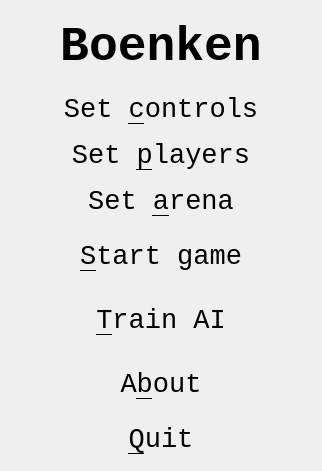
<?xml version="1.0" encoding="UTF-8"?>
<ui version="4.0">
 <class>QtBoenkenMenuDialog</class>
 <widget class="QDialog" name="QtBoenkenMenuDialog">
  <property name="geometry">
   <rect>
    <x>0</x>
    <y>0</y>
    <width>322</width>
    <height>467</height>
   </rect>
  </property>
  <property name="font">
   <font>
    <family>Courier New</family>
    <pointsize>20</pointsize>
   </font>
  </property>
  <property name="windowTitle">
   <string>Boenken</string>
  </property>
  <property name="windowIcon">
   <iconset resource="GameBoenken.qrc">
    <normaloff>:/images/R.png</normaloff>:/images/R.png</iconset>
  </property>
  <layout class="QVBoxLayout" name="verticalLayout">
   <item>
    <widget class="QWidget" name="widget" native="true">
     <layout class="QHBoxLayout" name="horizontalLayout">
      <item>
       <widget class="QLabel" name="label">
        <property name="text">
         <string/>
        </property>
        <property name="pixmap">
         <pixmap resource="GameBoenken.qrc">:/images/PlayerRed.png</pixmap>
        </property>
       </widget>
      </item>
      <item>
       <widget class="QLabel" name="label_title">
        <property name="font">
         <font>
          <pointsize>36</pointsize>
          <weight>75</weight>
          <bold>true</bold>
         </font>
        </property>
        <property name="text">
         <string>Boenken</string>
        </property>
        <property name="alignment">
         <set>Qt::AlignCenter</set>
        </property>
       </widget>
      </item>
      <item>
       <widget class="QLabel" name="label_2">
        <property name="text">
         <string/>
        </property>
        <property name="pixmap">
         <pixmap resource="GameBoenken.qrc">:/images/PlayerBlue.png</pixmap>
        </property>
        <property name="alignment">
         <set>Qt::AlignRight|Qt::AlignTrailing|Qt::AlignVCenter</set>
        </property>
       </widget>
      </item>
     </layout>
    </widget>
   </item>
   <item>
    <widget class="QPushButton" name="button_set_controls">
     <property name="text">
      <string>Set &amp;controls</string>
     </property>
     <property name="flat">
      <bool>true</bool>
     </property>
    </widget>
   </item>
   <item>
    <widget class="QPushButton" name="button_set_players">
     <property name="text">
      <string>Set &amp;players</string>
     </property>
     <property name="flat">
      <bool>true</bool>
     </property>
    </widget>
   </item>
   <item>
    <widget class="QPushButton" name="button_set_arena">
     <property name="text">
      <string>Set &amp;arena</string>
     </property>
     <property name="flat">
      <bool>true</bool>
     </property>
    </widget>
   </item>
   <item>
    <widget class="QWidget" name="widget_2" native="true">
     <layout class="QHBoxLayout" name="horizontalLayout_2">
      <item>
       <widget class="QLabel" name="label_3">
        <property name="text">
         <string/>
        </property>
        <property name="pixmap">
         <pixmap resource="GameBoenken.qrc">:/images/Human.png</pixmap>
        </property>
       </widget>
      </item>
      <item>
       <widget class="QPushButton" name="button_start">
        <property name="sizePolicy">
         <sizepolicy hsizetype="MinimumExpanding" vsizetype="Fixed">
          <horstretch>0</horstretch>
          <verstretch>0</verstretch>
         </sizepolicy>
        </property>
        <property name="text">
         <string>&amp;Start game</string>
        </property>
        <property name="flat">
         <bool>true</bool>
        </property>
       </widget>
      </item>
      <item>
       <widget class="QLabel" name="label_4">
        <property name="text">
         <string/>
        </property>
        <property name="pixmap">
         <pixmap resource="GameBoenken.qrc">:/images/Human.png</pixmap>
        </property>
        <property name="alignment">
         <set>Qt::AlignRight|Qt::AlignTrailing|Qt::AlignVCenter</set>
        </property>
       </widget>
      </item>
     </layout>
    </widget>
   </item>
   <item>
    <widget class="QWidget" name="widget_3" native="true">
     <layout class="QHBoxLayout" name="horizontalLayout_3">
      <item>
       <widget class="QLabel" name="label_5">
        <property name="text">
         <string/>
        </property>
        <property name="pixmap">
         <pixmap resource="GameBoenken.qrc">:/images/Computer.png</pixmap>
        </property>
       </widget>
      </item>
      <item>
       <widget class="QPushButton" name="button_train">
        <property name="sizePolicy">
         <sizepolicy hsizetype="MinimumExpanding" vsizetype="Fixed">
          <horstretch>0</horstretch>
          <verstretch>0</verstretch>
         </sizepolicy>
        </property>
        <property name="text">
         <string>&amp;Train AI</string>
        </property>
        <property name="flat">
         <bool>true</bool>
        </property>
       </widget>
      </item>
      <item>
       <widget class="QLabel" name="label_6">
        <property name="text">
         <string/>
        </property>
        <property name="pixmap">
         <pixmap resource="GameBoenken.qrc">:/images/Computer.png</pixmap>
        </property>
        <property name="alignment">
         <set>Qt::AlignRight|Qt::AlignTrailing|Qt::AlignVCenter</set>
        </property>
       </widget>
      </item>
     </layout>
    </widget>
   </item>
   <item>
    <widget class="QWidget" name="widget_4" native="true">
     <layout class="QHBoxLayout" name="horizontalLayout_4">
      <item>
       <widget class="QLabel" name="label_8">
        <property name="text">
         <string/>
        </property>
        <property name="pixmap">
         <pixmap resource="GameBoenken.qrc">:/images/R.png</pixmap>
        </property>
        <property name="alignment">
         <set>Qt::AlignRight|Qt::AlignTrailing|Qt::AlignVCenter</set>
        </property>
       </widget>
      </item>
      <item>
       <widget class="QPushButton" name="button_about">
        <property name="sizePolicy">
         <sizepolicy hsizetype="MinimumExpanding" vsizetype="Fixed">
          <horstretch>0</horstretch>
          <verstretch>0</verstretch>
         </sizepolicy>
        </property>
        <property name="text">
         <string>A&amp;bout</string>
        </property>
        <property name="flat">
         <bool>true</bool>
        </property>
       </widget>
      </item>
      <item>
       <widget class="QLabel" name="label_7">
        <property name="text">
         <string/>
        </property>
        <property name="pixmap">
         <pixmap resource="GameBoenken.qrc">:/images/R.png</pixmap>
        </property>
       </widget>
      </item>
     </layout>
    </widget>
   </item>
   <item>
    <widget class="QPushButton" name="button_quit">
     <property name="text">
      <string>&amp;Quit</string>
     </property>
     <property name="flat">
      <bool>true</bool>
     </property>
    </widget>
   </item>
  </layout>
 </widget>
 <resources>
  <include location="GameBoenken.qrc"/>
 </resources>
 <connections/>
</ui>
